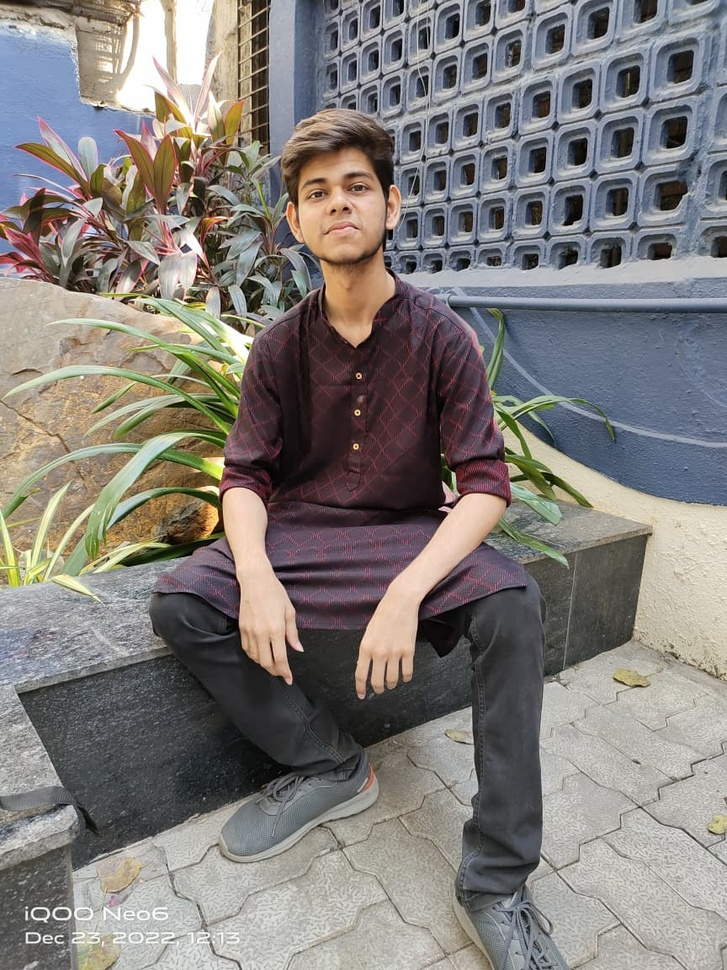
#> input picture watchlist/devesh/WhatsApp Image 2026-08-26 at 10.00.43 PM.jpeg, 727 x 970 px, shrunk from 864 x 1152 before the run; its folder holds only this picture in this run
$ python prepare_watchlist.py
#> lines starting #> are read from the running program, lines starting #| are printed output that depends on the picture
#> in main, img is the input picture: shape (970, 727, 3); mean B, G, R 121.7, 125, 129.2
import os
import cv2

FACE_CASCADE = cv2.CascadeClassifier("haarcascade_frontalface_default.xml")
if FACE_CASCADE.empty():
    raise FileNotFoundError("haarcascade_frontalface_default.xml not found in this folder.")

SOURCE_DIR = "watchlist"
DEST_DIR = "watchlist_cropped"
PAD_RATIO = 0.25  # a little room around the face, same spirit as ANPR's plate padding


def crop_largest_face(img):
    gray = cv2.cvtColor(img, cv2.COLOR_BGR2GRAY)
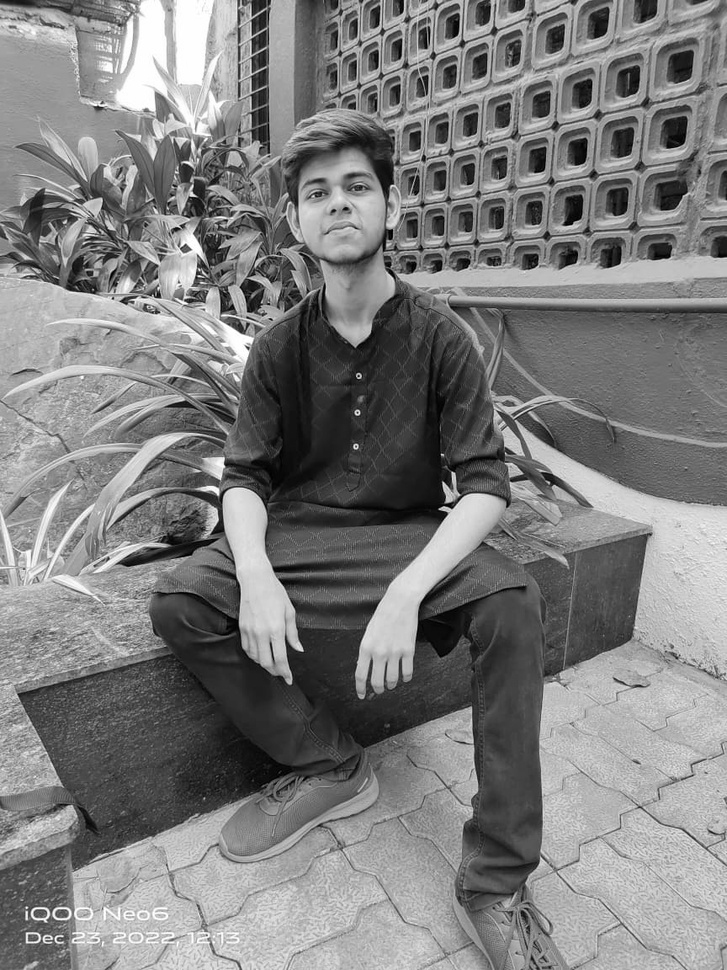
#> gray: shape (970, 727); min 0, max 255, mean 125.9
    faces = FACE_CASCADE.detectMultiScale(gray, scaleFactor=1.1, minNeighbors=5, minSize=(60, 60))
#> faces = [[283, 584, 72, 72], [286, 147, 105, 105]]
    if len(faces) == 0:
        return None

    # If a photo accidentally has multiple faces, keep only the largest —
    # almost always the intended subject in a portrait-style photo.
    x, y, w, h = max(faces, key=lambda f: f[2] * f[3])
#> x = 286; y = 147; w = 105; h = 105

    pad_x, pad_y = int(w * PAD_RATIO), int(h * PAD_RATIO)
#> pad_x = 26; pad_y = 26
    h_img, w_img = img.shape[:2]
#> h_img = 970; w_img = 727
    x1, y1 = max(0, x - pad_x), max(0, y - pad_y)
#> x1 = 260; y1 = 121
    x2, y2 = min(w_img, x + w + pad_x), min(h_img, y + h + pad_y)
#> x2 = 417; y2 = 278

    return img[y1:y2, x1:x2]
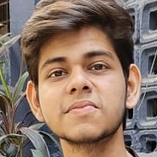
#> returned value: shape (157, 157, 3); mean of channels 0, 1, 2 101.1, 114.4, 136.2; drawn as B, G, R


def main():
    if not os.path.isdir(SOURCE_DIR):
        print(f"No '{SOURCE_DIR}' folder found.")
        return

    total, cropped, skipped = 0, 0, 0

    for person_name in sorted(os.listdir(SOURCE_DIR)):
        person_dir = os.path.join(SOURCE_DIR, person_name)
        if not os.path.isdir(person_dir):
            continue

        out_dir = os.path.join(DEST_DIR, person_name)
        os.makedirs(out_dir, exist_ok=True)

        for filename in os.listdir(person_dir):
            path = os.path.join(person_dir, filename)
            img = cv2.imread(path)
            if img is None:
                continue
            total += 1

            face = crop_largest_face(img)
            if face is None:
                print(f"  No face found, skipping: {path}")
                skipped += 1
                continue

            # Always save as .jpg for consistency, regardless of source extension
            out_name = os.path.splitext(filename)[0] + ".jpg"
            cv2.imwrite(os.path.join(out_dir, out_name), face)
            cropped += 1
#> pass 2 of the loop in main, `for person_name in sorted(os.listdir(SOURCE_DIR)):`:
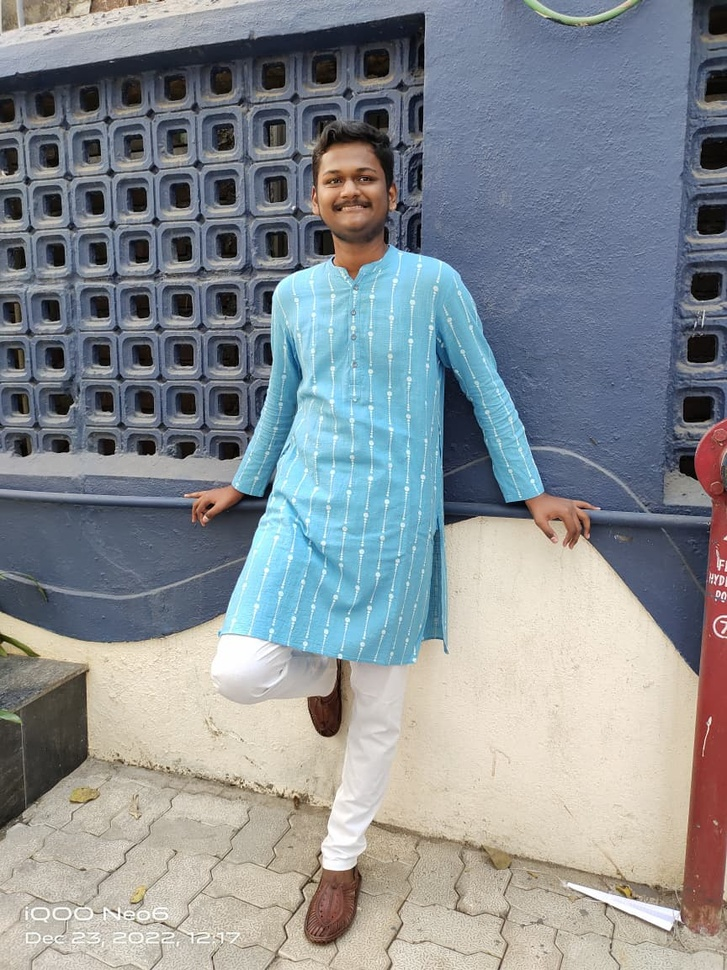
#> input picture watchlist/hitanshu/WhatsApp Image 2026-08-26 at 10.00.44 PM.jpeg, 727 x 970 px, shrunk from 864 x 1152 before the run
#> in main, img is the input picture: shape (970, 727, 3); mean B, G, R 147.2, 142.8, 137.1
#> in crop_largest_face (call 2), `gray = cv2.cvtColor(img, cv2.COLOR_BGR2GRAY)`:
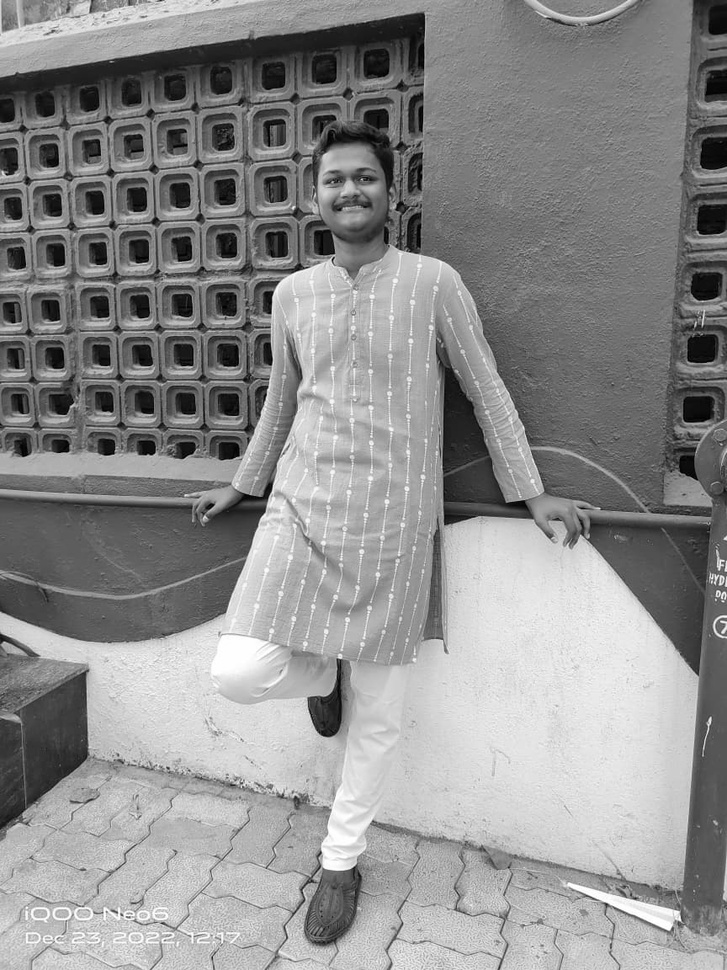
#> gray: shape (970, 727); min 0, max 255, mean 141.6
#> faces = [[309, 146, 83, 83]]
#> x = 309; y = 146; w = 83
#> pad_x = 20
#> x1 = 289; y1 = 126
#> x2 = 412; y2 = 249
#> in crop_largest_face (call 2), `return img[y1:y2, x1:x2]`:
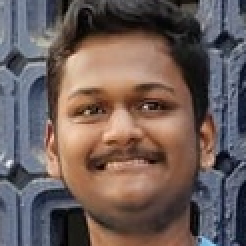
#> returned value: shape (123, 123, 3) (shown 2 times larger); mean of channels 0, 1, 2 89.6, 93.1, 108.4; drawn as B, G, R

    print(f"\nDone. {cropped}/{total} photos cropped into '{DEST_DIR}/' ({skipped} skipped — no face detected).")
    print("Point WATCHLIST_DIR in day2_stubs.py at this new folder.")


if __name__ == "__main__":
    main()
